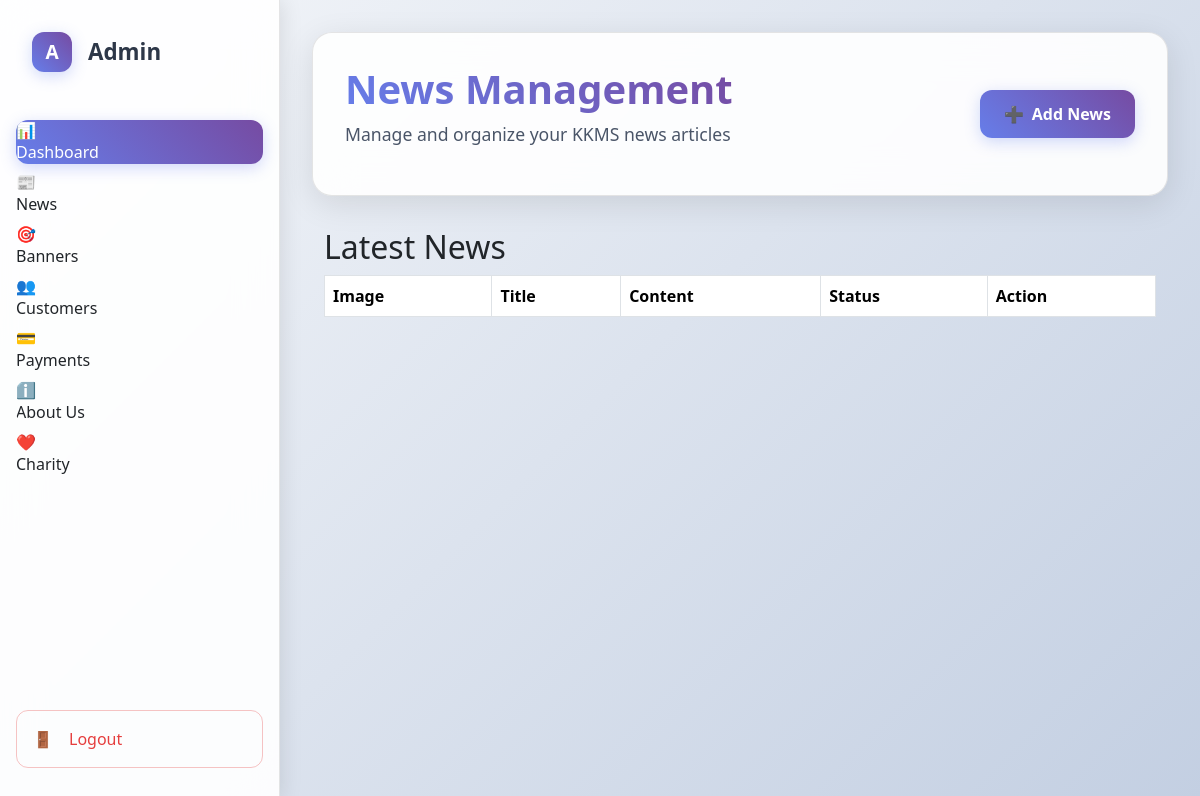
Before: /news/ with the older database file.
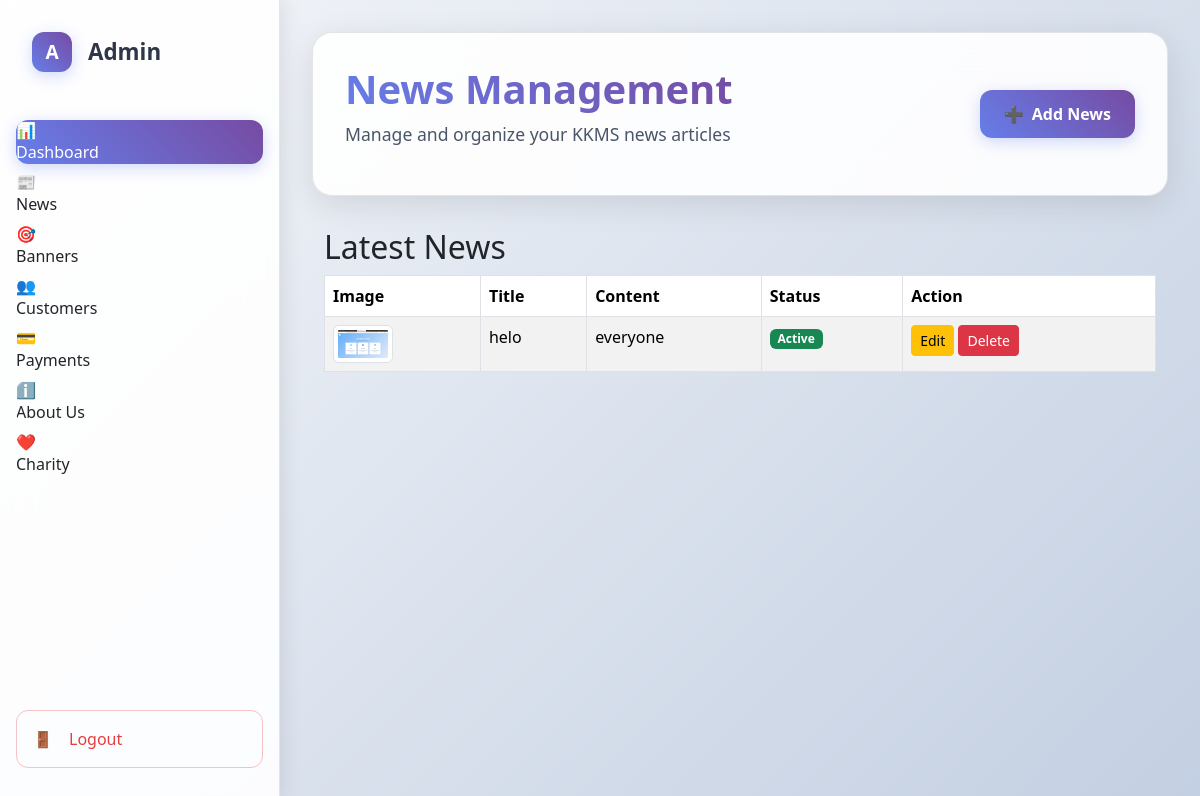
After: the same page with the newer database file.
### accounts/models.py (models this page shows, shortened)
class NewsEvents(models.Model):
    STATUS_CHOICES = (
        (0, "Inactive"),
        (1, "Active"),
    )
    title = models.CharField(max_length=120)
    content = models.TextField()
    status = models.IntegerField(choices=STATUS_CHOICES, default=1)
    image = models.ImageField(upload_to="news/", blank=True, null=True)
    is_active= models.BooleanField(default=True)
    created_at = models.DateTimeField(auto_now_add=True)
    updated_at = models.DateTimeField(auto_now=True)

### accounts/views.py (the view)
# urls.py: path('news/', views.news_list, name='news_list'),
def news_list(request):
    news_list = NewsEvents.objects.all().order_by('-id')  # latest first
    return render(request, 'super_admin/news.html', {'news_list': news_list})

### templates/super_admin/news.html (shortened to what the changed rows need)
{% load static %}
<!DOCTYPE html>
<html lang="en">
<head>
    <link href="https://cdn.jsdelivr.net/npm/bootstrap@5.3.2/dist/css/bootstrap.min.css" rel="stylesheet">
    <link rel="stylesheet"
        href="https://cdnjs.cloudflare.com/ajax/libs/datatables/1.10.21/css/dataTables.bootstrap4.min.css">
    <link rel="stylesheet"
        href="https://cdnjs.cloudflare.com/ajax/libs/datatables/1.10.21/css/jquery.dataTables.min.css">
</head>
<body>
    <div class="dashboard-container">
        <main class="main-content">
            <div class="header">
                <div class="header-content">
                    <h1>News Management</h1>
                </div>
            </div>
            <div class="container mt-4">
                <h2>Latest News</h2>
                <table id="newsTable" class="table table-striped table-bordered">
                    <thead>
                        <tr>
                            <th>Image</th>
                            <th>Title</th>
                            <th>Content</th>
                            <th>Status</th>
                            <th>Action</th>
                        </tr>
                    </thead>
                    <tbody>
                        {% for news in news_list %}
                        <tr>
                            <td>
                                {% if news.image %}
                                <img src="{{ news.image.url }}" alt="{{ news.title }}" class="img-thumbnail"
                                    style="width:60px; cursor:pointer;" data-bs-toggle="modal"
                                    data-bs-target="#imageModal" data-src="{{ news.image.url }}">
                                {% else %}
                                No Image
                                {% endif %}
                            </td>
                            <td>{{ news.title }}</td>
                            <td>{{ news.content|truncatewords:20 }}</td>
                            <td>
                                {% if news.status == 1 %}
                                <span class="badge bg-success">Active</span>
                                {% else %}
                                <span class="badge bg-secondary">Inactive</span>
                                {% endif %}
                            </td>
                            <td>
                                <a href="#" class="btn btn-sm btn-warning edit-btn" data-id="{{ news.id }}"
                                    data-title="{{ news.title|escapejs }}" data-content="{{ news.content|escapejs }}"
                                    data-status="{{ news.status }}"
                                    data-image="{% if news.image %}{{ news.image.url }}{% endif %}">
                                    Edit
                                </a>
                                <a href="{% url 'news_delete' news.id %}" class="btn btn-sm btn-danger"
                                    onclick="return confirm('Are you sure you want to delete this news?');">
                                    Delete
                                </a>
                            </td>
                        </tr>
                        {% endfor %}
                    </tbody>
                </table>
            </div>
        </main>
        <link href="https://cdn.jsdelivr.net/npm/bootstrap@5.3.2/dist/css/bootstrap.min.css" rel="stylesheet">
</body>
</html>

Changed rows visible on the page:
added NewsEvents: image (picture), title "helo", content "everyone", status "Active"
